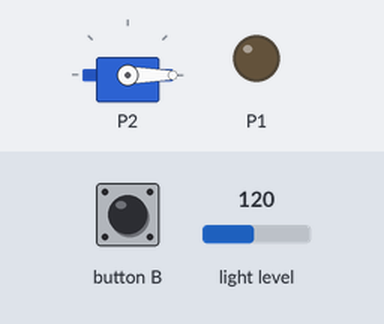
Recording of a program running on a simulated BBC micro:bit (MakeCode). Parts: servo, output pins drawn as LEDs (lit = HIGH). Dashed ring = blinking. The test bench sets the inputs (shaded band); at power-on: light level 120.

Above: at 1.2 s.
1.3 s: button B pressed for 0.15 s
At 1.56 s:
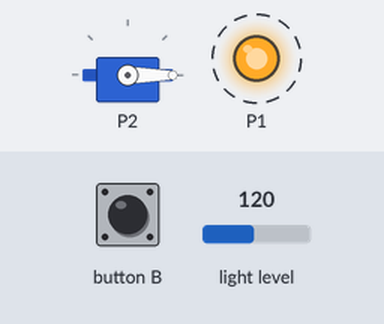
4.3 s: button B pressed for 3.2 s
At 8.7 s:
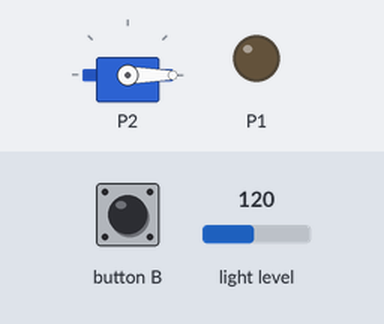
Timing chart, 0 to 10.2 s (numbered marks = the images above; inputs shaded):
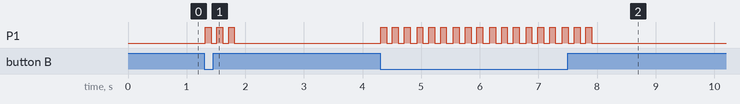

The program:

main.ts
```typescript
basic.forever(function () {
    if (input.lightLevel() < 0) {
        pins.servoWritePin(AnalogPin.P2, 180)
    } else {
        pins.servoWritePin(AnalogPin.P2, 0)
    }
})
basic.forever(function () {
    if (true) {
        music.startMelody(music.builtInMelody(Melodies.Dadadadum), MelodyOptions.Once)
    }
})
basic.forever(function () {
    if (input.buttonIsPressed(Button.B)) {
        pins.digitalWritePin(DigitalPin.P1, 1)
        basic.pause(100)
        pins.digitalWritePin(DigitalPin.P1, 0)
        basic.pause(100)
        pins.digitalWritePin(DigitalPin.P1, 1)
        basic.pause(100)
        pins.digitalWritePin(DigitalPin.P1, 0)
        basic.pause(100)
        pins.digitalWritePin(DigitalPin.P1, 1)
        basic.pause(100)
        pins.digitalWritePin(DigitalPin.P1, 0)
        basic.pause(100)
    }
})
```

test.ts
```typescript
// 在此处测试；当此软件包作为插件使用时，将不会编译此软件包。
```

Measured:
- after the input at 1.3 s, P1: alternates HIGH for 0.10 s and LOW for 0.10 s, 6 changes in all, then stays LOW, starting at once
- after the input at 4.3 s, P1: alternates HIGH for 0.10 s and LOW for 0.10 s, 36 changes in all, then stays LOW, starting at once
